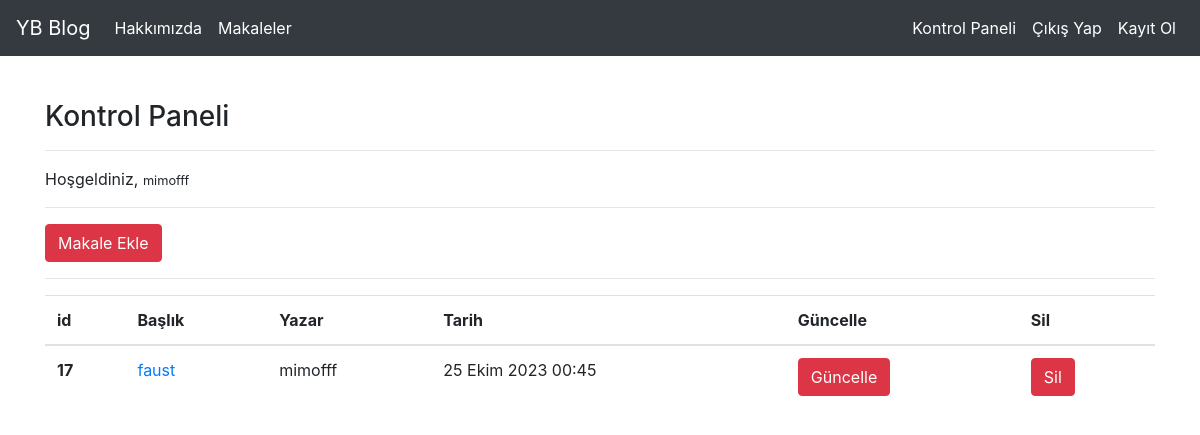
The app's page /articles/dashboard/ (signed in) with its own data.
### article/models.py (models this page shows, shortened)
class Article(models.Model):
    author=models.ForeignKey("auth.user",on_delete=models.CASCADE,verbose_name="Yazar")
    title=models.CharField(max_length=50,verbose_name="Başlık")
    content = RichTextField()
    created_date=models.DateTimeField(auto_now_add=True,verbose_name="Oluşturulma Tarihi")
    article_image=models.FileField(blank=True,null=True,verbose_name="Makaleye Fotoğraf Ekleyin")
    class Meta:
        ordering = ["-created_date"]

### article/views.py (the view)
# urls.py: path('dashboard/',views.dashboard,name="dashboard"),
@login_required(login_url="/user/login/")
def dashboard(request):
    articles=Article.objects.filter(author=request.user)
    context={
        "articles":articles
    }
    return render (request,"dashboard.html",context)

### templates/dashboard.html
{% extends "layout.html" %}
{% block body %}
<h3>Kontrol Paneli</h3>
<hr>
<p>Hoşgeldiniz, <small>{{request.user.username}}</small> </p>
<hr>
<a class="btn btn-danger"  href="/articles/addarticle">Makale Ekle</a>
<hr>
<table class="table">
  <thead>
    <tr>
      <th scope="col">id</th>
      <th scope="col">Başlık</th>
      <th scope="col">Yazar</th>
      <th scope="col">Tarih</th>
      <th scope="col">Güncelle</th>
      <th scope="col">Sil</th>
    </tr>
  </thead>
  <tbody>
    {% if articles %}
    {% for article in articles  %}
    <tr>
      <th scope="row">{{article.id}}</th>
      <td><a href="{% url 'article:detail' article.id %}">{{article.title}}</td>
      <td>{{article.author.username}}</td>
      <td>{{article.created_date}}</td>
      <td><a href="{% url 'article:article' article.id %}"  class="btn btn-danger">Güncelle</a></td>
      <td><a href="{% url 'article:delete' article.id %}" class="btn btn-danger">Sil</a></td>
    </tr>
    {% endfor %}
    {% else %}
    <div class="alert alert-danger">
    Henüz bir makaleniz bulunmuyor...
    </div>
    {% endif %}
  </tbody>
</table>
{% endblock body %}

### records on screen
Article: id "17", title "faust", author.username "mimofff", created_date "25 Ekim 2023 00:45"

### other values on screen
{{ request.user.username }} "mimofff"
